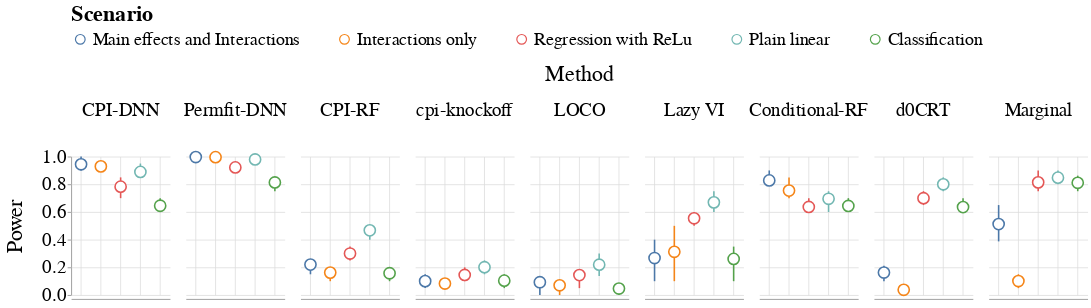

The code cell stored with this chart in its notebook:
### Code cell
marker_size = 200
err_size = 2
height = 175
width= 125
scheme = 'tableau10'
points_a = alt.Chart(
    df_power_all_agg
).mark_point(
    size=marker_size, opacity=1, fill='white'
).encode(
    x=alt.X('Problem Data:O', title=None, scale=alt.Scale(domain=scenarios[::-1]),
            axis=alt.Axis(labels=False, title=None, tickSize=0)),
    y=alt.Y('mean:Q', 
            title='Power',scale=alt.Scale(domain=(0, 1.0))),
    color=alt.Color('Problem Data:O', title='Scenario',
                    scale=alt.Scale(scheme=scheme, domain=scenarios[::-1]))
).properties(
    height=height,
    width=width
)

error_a = alt.Chart(
    df_power_all_agg
).mark_errorbar(
    opacity=1
).encode(
    x=alt.X('Problem Data:O', title=None, scale=alt.Scale(domain=scenarios[::-1])),
    y=alt.Y('ymin:Q',  title='Power',scale=alt.Scale(domain=(0, 1.0))),
    y2=alt.Y2('ymax:Q', title='Power'),
    color=alt.Color('Problem Data:O', title='Scenario',
                    scale=alt.Scale(scheme=scheme, domain=scenarios[::-1])),
    strokeWidth=alt.value(err_size)
).properties(
    height=height,
    width=width
)

fig_power_all = (error_a + points_a).facet(
    column=alt.Column('Method:O', sort=methods[::-1])
)

my_font = 'Helvetica'
fig3_supp_power = fig_power_all.configure_axis(
    grid=True, 
    titleFont=my_font,
    titleFontWeight='normal',
    labelFont=my_font,
    labelFontSize=24,
    titleFontSize=28,
    labelLimit=0,
    titlePadding=20
).configure_header(
    titleFont=my_font,
    titleFontWeight='normal',
    labelFont=my_font,
    titleFontSize=28,
    labelFontSize=24,
    labelPadding=35
).configure_view(
    strokeWidth=0
).configure_title(
    font=my_font,
    fontSize=28
).configure_legend(
    titleFontSize=28,
    labelFontSize=23,
    labelLimit=0,
#     columns=3,
    orient='top',
    legendX=-300,
    legendY=-90,
    columnPadding=45,
    symbolSize=150
)
# fig3_supp_power.save('figure3_supp_power.svg')
# fig3_supp_power.save('figure3_supp_power.png', scale_factor=3)
fig3_supp_power

### Figure 1 — Vega-Lite specification as saved in the notebook (floating-point values rounded to 4 significant figures)
{"config": {"view": {"continuousWidth": 300, "continuousHeight": 300, "strokeWidth": 0}, "axis": {"grid": true, "labelFont": "Helvetica", "labelFontSize": 24, "labelLimit": 0, "titleFont": "Helvetica", "titleFontSize": 28, "titleFontWeight": "normal", "titlePadding": 20}, "header": {"labelFont": "Helvetica", "labelFontSize": 24, "labelPadding": 35, "titleFont": "Helvetica", "titleFontSize": 28, "titleFontWeight": "normal"}, "legend": {"columnPadding": 45, "labelFontSize": 23, "labelLimit": 0, "legendX": -300, "legendY": -90, "orient": "top", "symbolSize": 150, "titleFontSize": 28}, "title": {"font": "Helvetica", "fontSize": 28}}, "data": {"name": "data-894dcbd107495698139089285a984861"}, "facet": {"column": {"field": "Method", "sort": ["CPI-DNN", "Permfit-DNN", "CPI-RF", "cpi-knockoff", "LOCO", "Lazy VI", "Conditional-RF", "d0CRT", "Marginal"], "type": "ordinal"}}, "spec": {"layer": [{"mark": {"type": "errorbar", "opacity": 1}, "encoding": {"color": {"field": "Problem Data", "scale": {"domain": ["Main effects and Interactions", "Interactions only", "Regression with ReLu", "Plain linear", "Classification"], "scheme": "tableau10"}, "title": "Scenario", "type": "ordinal"}, "strokeWidth": {"value": 2}, "x": {"field": "Problem Data", "scale": {"domain": ["Main effects and Interactions", "Interactions only", "Regression with ReLu", "Plain linear", "Classification"]}, "title": null, "type": "ordinal"}, "y": {"field": "ymin", "scale": {"domain": [0, 1.0]}, "title": "Power", "type": "quantitative"}, "y2": {"field": "ymax", "title": "Power"}}}, {"mark": {"type": "point", "fill": "white", "opacity": 1, "size": 200}, "encoding": {"color": {"field": "Problem Data", "scale": {"domain": ["Main effects and Interactions", "Interactions only", "Regression with ReLu", "Plain linear", "Classification"], "scheme": "tableau10"}, "title": "Scenario", "type": "ordinal"}, "x": {"axis": {"labels": false, "tickSize": 0, "title": null}, "field": "Problem Data", "scale": {"domain": ["Main effects and Interactions", "Interactions only", "Regression with ReLu", "Plain linear", "Classification"]}, "title": null, "type": "ordinal"}, "y": {"field": "mean", "scale": {"domain": [0, 1.0]}, "title": "Power", "type": "quantitative"}}}], "height": 175, "width": 125}, "$schema": "https://vega.github.io/schema/vega-lite/v5.14.1.json", "datasets": {"data-894dcbd107495698139089285a984861": [{"Method": "Marginal", "Problem Data": "Classification", "prob_type": "classification", "mean": 0.811, "ymin": 0.75, "ymax": 0.8625}, {"Method": "Marginal", "Problem Data": "Plain linear", "prob_type": "regression", "mean": 0.848, "ymin": 0.8, "ymax": 0.9}, {"Method": "Marginal", "Problem Data": "Regression with ReLu", "prob_type": "regression", "mean": 0.814, "ymin": 0.75, "ymax": 0.9}, {"Method": "Marginal", "Problem Data": "Interactions only", "prob_type": "regression", "mean": 0.101, "ymin": 0.05, "ymax": 0.15}, {"Method": "Marginal", "Problem Data": "Main effects and Interactions", "prob_type": "regression", "mean": 0.5125, "ymin": 0.3875, "ymax": 0.65}, {"Method": "d0CRT", "Problem Data": "Classification", "prob_type": "classification", "mean": 0.6355, "ymin": 0.6, "ymax": 0.7}, {"Method": "d0CRT", "Problem Data": "Plain linear", "prob_type": "regression", "mean": 0.8, "ymin": 0.75, "ymax": 0.85}, {"Method": "d0CRT", "Problem Data": "Regression with ReLu", "prob_type": "regression", "mean": 0.6995, "ymin": 0.65, "ymax": 0.75}, {"Method": "d0CRT", "Problem Data": "Interactions only", "prob_type": "regression", "mean": 0.038, "ymin": 0.0, "ymax": 0.05}, {"Method": "d0CRT", "Problem Data": "Main effects and Interactions", "prob_type": "regression", "mean": 0.1625, "ymin": 0.1, "ymax": 0.2125}, {"Method": "Conditional-RF", "Problem Data": "Classification", "prob_type": "classification", "mean": 0.6435, "ymin": 0.6, "ymax": 0.7}, {"Method": "Conditional-RF", "Problem Data": "Plain linear", "prob_type": "regression", "mean": 0.6955, "ymin": 0.6, "ymax": 0.75}, {"Method": "Conditional-RF", "Problem Data": "Regression with ReLu", "prob_type": "regression", "mean": 0.6365, "ymin": 0.6, "ymax": 0.7}, {"Method": "Conditional-RF", "Problem Data": "Interactions only", "prob_type": "regression", "mean": 0.7545, "ymin": 0.7, "ymax": 0.85}, {"Method": "Conditional-RF", "Problem Data": "Main effects and Interactions", "prob_type": "regression", "mean": 0.828, "ymin": 0.8, "ymax": 0.9}, {"Method": "Lazy VI", "Problem Data": "Classification", "prob_type": "classification", "mean": 0.261, "ymin": 0.1, "ymax": 0.35}, {"Method": "Lazy VI", "Problem Data": "Plain linear", "prob_type": "regression", "mean": 0.6695, "ymin": 0.6, "ymax": 0.75}, {"Method": "Lazy VI", "Problem Data": "Regression with ReLu", "prob_type": "regression", "mean": 0.5545, "ymin": 0.5, "ymax": 0.6}, {"Method": "Lazy VI", "Problem Data": "Interactions only", "prob_type": "regression", "mean": 0.3125, "ymin": 0.1, "ymax": 0.5}, {"Method": "Lazy VI", "Problem Data": "Main effects and Interactions", "prob_type": "regression", "mean": 0.2675, "ymin": 0.1, "ymax": 0.4}, {"Method": "LOCO", "Problem Data": "Classification", "prob_type": "classification", "mean": 0.047, "ymin": 0.0, "ymax": 0.05}, {"Method": "LOCO", "Problem Data": "Plain linear", "prob_type": "regression", "mean": 0.219, "ymin": 0.1375, "ymax": 0.3}, {"Method": "LOCO", "Problem Data": "Regression with ReLu", "prob_type": "regression", "mean": 0.144, "ymin": 0.05, "ymax": 0.15}, {"Method": "LOCO", "Problem Data": "Interactions only", "prob_type": "regression", "mean": 0.0705, "ymin": 0.0, "ymax": 0.1}, {"Method": "LOCO", "Problem Data": "Main effects and Interactions", "prob_type": "regression", "mean": 0.0925, "ymin": 0.0, "ymax": 0.1125}, {"Method": "cpi-knockoff", "Problem Data": "Classification", "prob_type": "classification", "mean": 0.104, "ymin": 0.05, "ymax": 0.15}, {"Method": "cpi-knockoff", "Problem Data": "Plain linear", "prob_type": "regression", "mean": 0.201, "ymin": 0.15, "ymax": 0.25}, {"Method": "cpi-knockoff", "Problem Data": "Regression with ReLu", "prob_type": "regression", "mean": 0.145, "ymin": 0.1, "ymax": 0.2}, {"Method": "cpi-knockoff", "Problem Data": "Interactions only", "prob_type": "regression", "mean": 0.083, "ymin": 0.05, "ymax": 0.1}, {"Method": "cpi-knockoff", "Problem Data": "Main effects and Interactions", "prob_type": "regression", "mean": 0.1005, "ymin": 0.05, "ymax": 0.15}, {"Method": "CPI-RF", "Problem Data": "Classification", "prob_type": "classification", "mean": 0.1575, "ymin": 0.1, "ymax": 0.2}, {"Method": "CPI-RF", "Problem Data": "Plain linear", "prob_type": "regression", "mean": 0.4675, "ymin": 0.4, "ymax": 0.5}, {"Method": "CPI-RF", "Problem Data": "Regression with ReLu", "prob_type": "regression", "mean": 0.3, "ymin": 0.25, "ymax": 0.35}, {"Method": "CPI-RF", "Problem Data": "Interactions only", "prob_type": "regression", "mean": 0.162, "ymin": 0.1, "ymax": 0.2}, {"Method": "CPI-RF", "Problem Data": "Main effects and Interactions", "prob_type": "regression", "mean": 0.22, "ymin": 0.15, "ymax": 0.25}, {"Method": "Permfit-DNN", "Problem Data": "Classification", "prob_type": "classification", "mean": 0.8135, "ymin": 0.75, "ymax": 0.85}, {"Method": "Permfit-DNN", "Problem Data": "Plain linear", "prob_type": "regression", "mean": 0.9795, "ymin": 0.95, "ymax": 1.0}, {"Method": "Permfit-DNN", "Problem Data": "Regression with ReLu", "prob_type": "regression", "mean": 0.922, "ymin": 0.9, "ymax": 0.95}, {"Method": "Permfit-DNN", "Problem Data": "Interactions only", "prob_type": "regression", "mean": 0.996, "ymin": 1.0, "ymax": 1.0}, {"Method": "Permfit-DNN", "Problem Data": "Main effects and Interactions", "prob_type": "regression", "mean": 0.997, "ymin": 1.0, "ymax": 1.0}, {"Method": "CPI-DNN", "Problem Data": "Classification", "prob_type": "classification", "mean": 0.645, "ymin": 0.6, "ymax": 0.7}, {"Method": "CPI-DNN", "Problem Data": "Plain linear", "prob_type": "regression", "mean": 0.8895, "ymin": 0.85, "ymax": 0.95}, {"Method": "CPI-DNN", "Problem Data": "Regression with ReLu", "prob_type": "regression", "mean": 0.783, "ymin": 0.7, "ymax": 0.85}, {"Method": "CPI-DNN", "Problem Data": "Interactions only", "prob_type": "regression", "mean": 0.9295, "ymin": 0.9, "ymax": 0.95}, {"Method": "CPI-DNN", "Problem Data": "Main effects and Interactions", "prob_type": "regression", "mean": 0.9445, "ymin": 0.9, "ymax": 1.0}]}}
